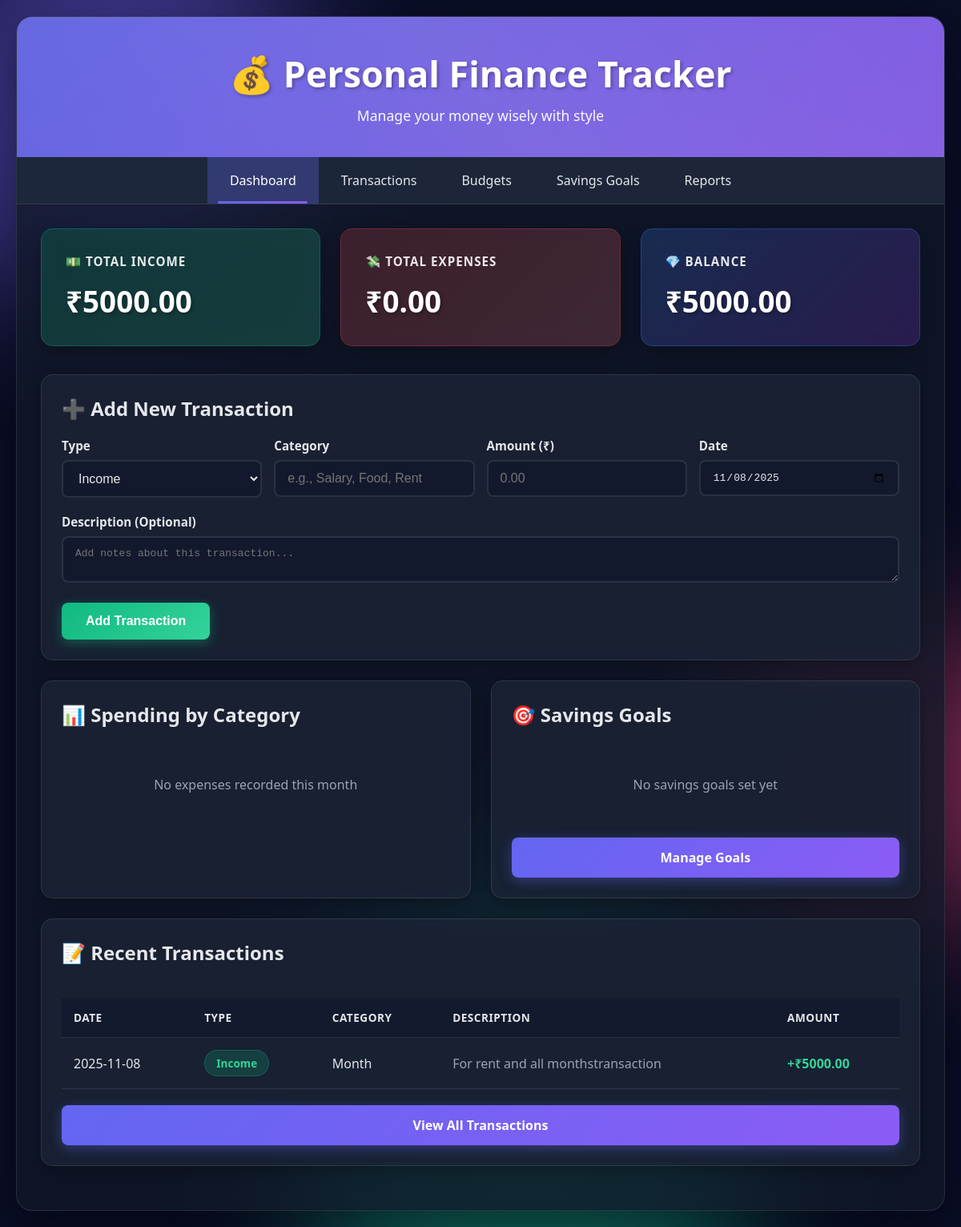
Before: / with the older database file.
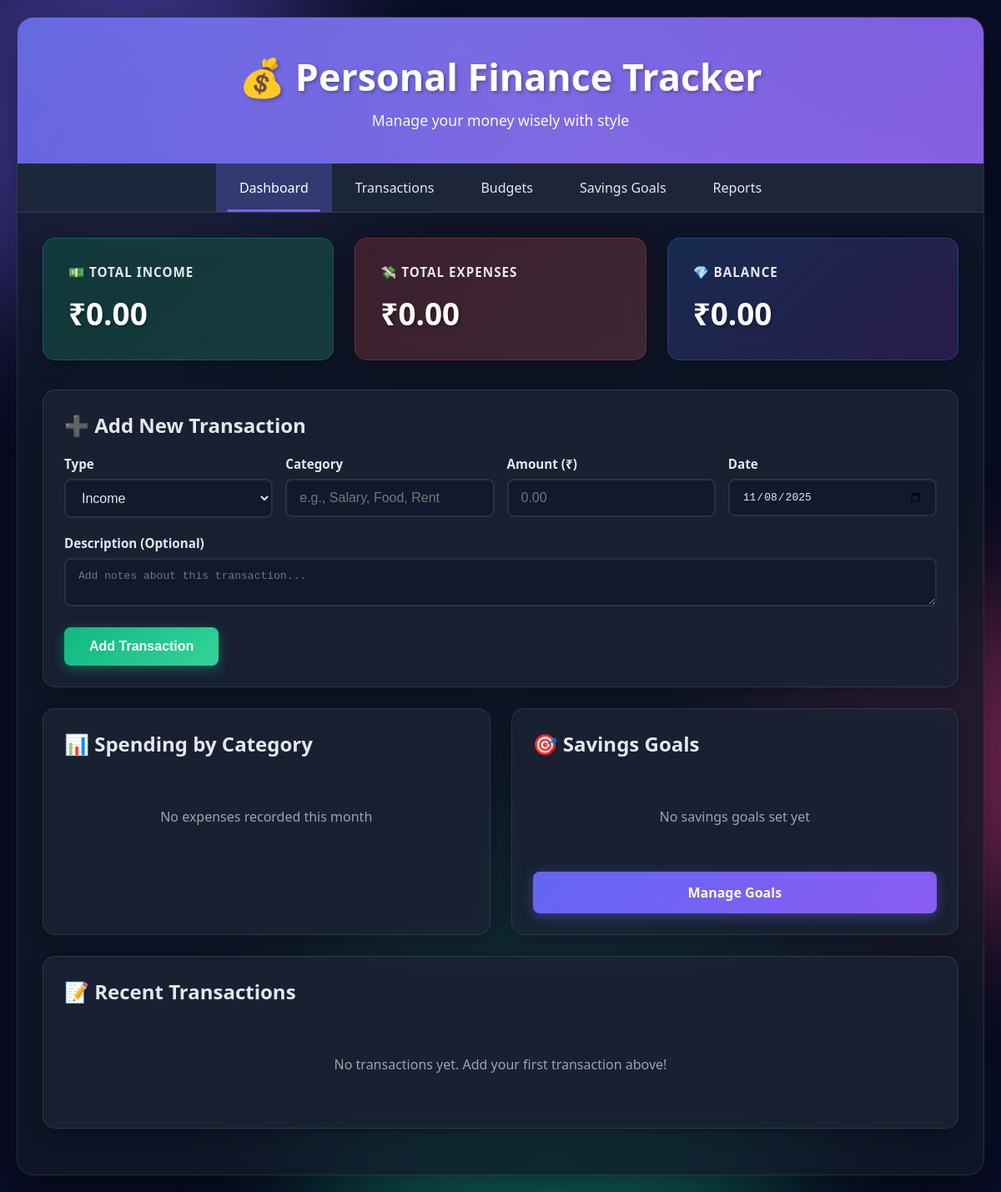
After: the same page with the newer database file.
### tables this page shows
CREATE TABLE transactions
                 (id INTEGER PRIMARY KEY AUTOINCREMENT,
                  type TEXT NOT NULL,
                  category TEXT NOT NULL,
                  amount REAL NOT NULL,
                  description TEXT,
                  date TEXT NOT NULL,
                  created_at TIMESTAMP DEFAULT CURRENT_TIMESTAMP);

### app.py (the view)
@app.route('/')
def index():
    conn = get_db()
    c = conn.cursor()
    current_month = datetime.now().strftime('%Y-%m')
    c.execute("SELECT SUM(amount) FROM transactions WHERE type='income' AND date LIKE ?",
              (current_month + '%',))
    total_income = c.fetchone()[0] or 0
    c.execute("SELECT SUM(amount) FROM transactions WHERE type='expense' AND date LIKE ?",
              (current_month + '%',))
    total_expenses = c.fetchone()[0] or 0
    c.execute("SELECT * FROM transactions ORDER BY date DESC, id DESC LIMIT 10")
    recent_transactions = c.fetchall()
    c.execute("""SELECT category, SUM(amount) as total
                 FROM transactions
                 WHERE type='expense' AND date LIKE ?
                 GROUP BY category""", (current_month + '%',))
    expense_by_category = c.fetchall()
    c.execute("SELECT * FROM savings_goals")
    savings_goals = c.fetchall()
    conn.close()
    balance = total_income - total_expenses
    return render_template('index.html',
                         total_income=total_income,
                         total_expenses=total_expenses,
                         balance=balance,
                         recent_transactions=recent_transactions,
                         expense_by_category=expense_by_category,
                         savings_goals=savings_goals)

### app.py (called while the page is built)
def get_db():
    conn = sqlite3.connect('finance_tracker.db')
    conn.row_factory = sqlite3.Row
    return conn

### templates/index.html (shortened to what this page needs)
{% extends "base.html" %}
{% block content %}
<div class="stats-grid">
    <div class="stat-card income">
        <h3>💵 Total Income</h3>
        <div class="amount">₹{{ "%.2f"|format(total_income) }}</div>
    </div>
    <div class="stat-card expense">
        <h3>💸 Total Expenses</h3>
        <div class="amount">₹{{ "%.2f"|format(total_expenses) }}</div>
    </div>
    <div class="stat-card balance">
        <h3>💎 Balance</h3>
        <div class="amount">₹{{ "%.2f"|format(balance) }}</div>
    </div>
</div>
<div class="card">
    <h2 style="margin-bottom: 20px; color: #e5e7eb;">➕ Add New Transaction</h2>
    <form method="POST" action="/add_transaction">
        <div style="display: grid; grid-template-columns: repeat(auto-fit, minmax(250px, 1fr)); gap: 15px;">
            <div class="form-group">
                <label for="type">Type</label>
                <select name="type" id="type" required>
                    <option value="income">Income</option>
                </select>
            </div>
            <div class="form-group">
                <label for="category">Category</label>
                <input type="text" name="category" id="category" required placeholder="e.g., Salary, Food, Rent">
            </div>
            <div class="form-group">
                <label for="amount">Amount (₹)</label>
                <input type="number" name="amount" id="amount" step="0.01" required placeholder="0.00">
            </div>
            <div class="form-group">
                <label for="date">Date</label>
                <input type="date" name="date" id="date" required>
            </div>
        </div>
        <div class="form-group">
            <label for="description">Description (Optional)</label>
            <textarea name="description" id="description" rows="2" placeholder="Add notes about this transaction..."></textarea>
        </div>
        <button type="submit" class="btn btn-success">Add Transaction</button>
    </form>
</div>
<div style="display: grid; grid-template-columns: repeat(auto-fit, minmax(500px, 1fr)); gap: 25px;">
    <div class="card">
        <h2 style="margin-bottom: 20px; color: #e5e7eb;">📊 Spending by Category</h2>
        {% if expense_by_category %}
            <div style="max-height: 400px; overflow-y: auto;">
                {% for item in expense_by_category %}
                <div style="margin-bottom: 15px;">
                    <div style="display: flex; justify-content: space-between; margin-bottom: 5px;">
                        <span style="font-weight: 600;">{{ item.category }}</span>
                        <span style="color: #f87171;">₹{{ "%.2f"|format(item.total) }}</span>
                    </div>
                    <div class="progress-bar">
                        <div class="progress-fill" style="width: {{ (item.total / total_expenses * 100) if total_expenses > 0 else 0 }}%">
                            {{ "%.1f"|format((item.total / total_expenses * 100) if total_expenses > 0 else 0) }}%
                        </div>
                    </div>
                </div>
                {% endfor %}
            </div>
        {% else %}
            <p style="color: #9ca3af; text-align: center; padding: 40px;">No expenses recorded this month</p>
        {% endif %}
    </div>
    <div class="card">
        <h2 style="margin-bottom: 20px; color: #e5e7eb;">🎯 Savings Goals</h2>
        {% if savings_goals %}
            <div style="max-height: 400px; overflow-y: auto;">
                {% for goal in savings_goals %}
                <div style="margin-bottom: 20px; padding: 15px; background: rgba(15, 23, 42, 0.4); border-radius: 10px; border: 1px solid rgba(255, 255, 255, 0.1);">
                    <div style="display: flex; justify-content: space-between; margin-bottom: 10px;">
                        <strong style="font-size: 1.1em;">{{ goal.name }}</strong>
                        <span style="color: #34d399;">{{ "%.1f"|format((goal.current_amount / goal.target_amount * 100) if goal.target_amount > 0 else 0) }}%</span>
                    </div>
                    <div style="color: #9ca3af; font-size: 0.9em; margin-bottom: 8px;">
                        ₹{{ "%.2f"|format(goal.current_amount) }} / ₹{{ "%.2f"|format(goal.target_amount) }}
                    </div>
                    <div class="progress-bar">
                        {% set progress = (goal.current_amount / goal.target_amount * 100) if goal.target_amount > 0 else 0 %}
                        <div class="progress-fill {% if progress >= 75 %}{% elif progress >= 50 %}warning{% else %}danger{% endif %}"
                             style="width: {{ progress }}%">
                            ₹{{ "%.0f"|format(goal.target_amount - goal.current_amount) }} to go
                        </div>
                    </div>
                    {% if goal.deadline %}
                    <div style="color: #9ca3af; font-size: 0.85em; margin-top: 8px;">
                        📅 Deadline: {{ goal.deadline }}
                    </div>
                    {% endif %}
                </div>
                {% endfor %}
            </div>
        {% else %}
            <p style="color: #9ca3af; text-align: center; padding: 40px;">No savings goals set yet</p>
        {% endif %}
        <a href="/savings" class="btn" style="display: block; text-align: center; margin-top: 15px; text-decoration: none;">Manage Goals</a>
    </div>
</div>
<div class="card">
    <h2 style="margin-bottom: 20px; color: #e5e7eb;">📝 Recent Transactions</h2>
    {% if recent_transactions %}
        <div style="overflow-x: auto;">
            <table>
                <thead>
                    <tr>
                        <th>Date</th>
                        <th>Type</th>
                        <th>Category</th>
                        <th>Description</th>
                        <th>Amount</th>
                    </tr>
                </thead>
                <tbody>
                    {% for transaction in recent_transactions %}
                    <tr>
                        <td>{{ transaction.date }}</td>
                        <td><span class="badge {{ transaction.type }}">{{ transaction.type|title }}</span></td>
                        <td>{{ transaction.category }}</td>
                        <td style="color: #9ca3af;">{{ transaction.description or '-' }}</td>
                        <td style="font-weight: 600; color: {{ '#34d399' if transaction.type == 'income' else '#f87171' }};">
                            {{ '+' if transaction.type == 'income' else '-' }}₹{{ "%.2f"|format(transaction.amount) }}
                        </td>
                    </tr>
                    {% endfor %}
                </tbody>
            </table>
        </div>
        <a href="/transactions" class="btn" style="display: block; text-align: center; margin-top: 20px; text-decoration: none;">View All Transactions</a>
    {% else %}
        <p style="color: #9ca3af; text-align: center; padding: 40px;">No transactions yet. Add your first transaction above!</p>
    {% endif %}
</div>
{% endblock %}

### templates/base.html (shortened to what this page needs)
<!DOCTYPE html>
<html lang="en">
<head>
</head>
<body>
    <div class="animated-bg">
        <div class="gradient-orb orb2"></div>
        <div class="gradient-orb orb3"></div>
    </div>
    <div class="container">
        <div class="header">
            <h1>💰 Personal Finance Tracker</h1>
            <p>Manage your money wisely with style</p>
        </div>
        <div class="nav">
            <a href="/" class="{{ 'active' if request.endpoint == 'index' else '' }}">Dashboard</a>
            <a href="/transactions" class="{{ 'active' if request.endpoint == 'transactions' else '' }}">Transactions</a>
            <a href="/budgets" class="{{ 'active' if request.endpoint == 'budgets' else '' }}">Budgets</a>
            <a href="/savings" class="{{ 'active' if request.endpoint == 'savings' else '' }}">Savings Goals</a>
            <a href="/reports" class="{{ 'active' if request.endpoint == 'reports' else '' }}">Reports</a>
        </div>
        <div class="content">
            {% block content %}{% endblock %}
        </div>
    </div>
</body>
</html>

Changed rows visible on the page:
removed transactions: type "+", amount "5000.00"
Other visible differences:
{{ "%.2f"|format(total_income) }}: "5000.00" → "0.00"
{{ "%.2f"|format(balance) }}: "5000.00" → "0.00"
text no longer shown: "DATE TYPE CATEGORY DESCRIPTION AMOUNT View All Transactions"
text now shown: "No transactions yet. Add your first transaction above!"
